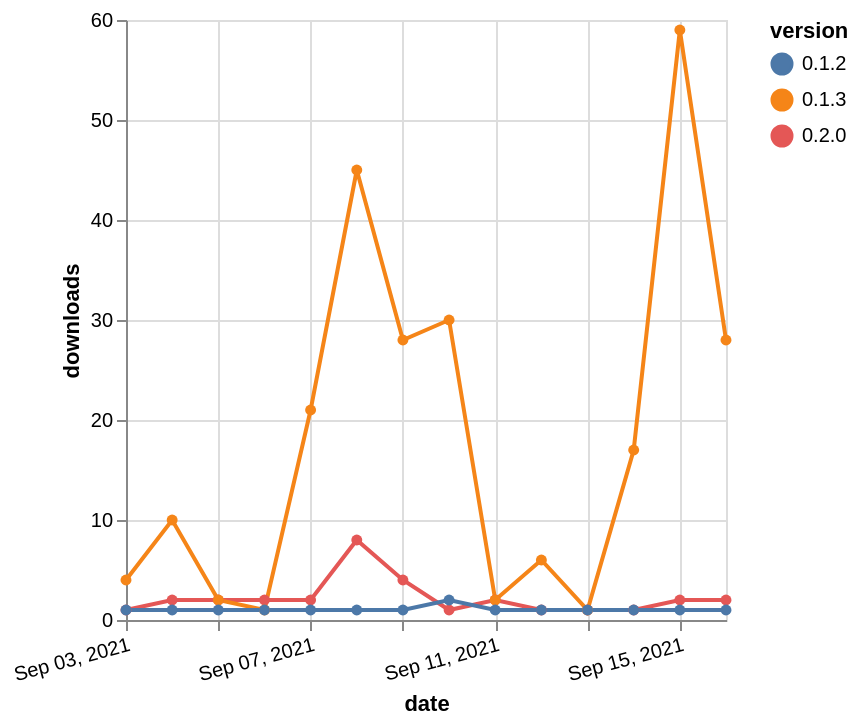

Here is the Vega-Lite specification saved for this chart:
### Vega-Lite specification from a JSON file in a GitHub repository (floating-point values rounded to 4 significant figures)
{"$schema": "https://vega.github.io/schema/vega-lite/v5.json", "description": "A simple bar chart with embedded data.", "data": {"values": [{"date": "2021-09-03", "total": 219, "delta": 1, "version": "0.2.0"}, {"date": "2021-09-04", "total": 221, "delta": 2, "version": "0.2.0"}, {"date": "2021-09-05", "total": 223, "delta": 2, "version": "0.2.0"}, {"date": "2021-09-06", "total": 225, "delta": 2, "version": "0.2.0"}, {"date": "2021-09-07", "total": 227, "delta": 2, "version": "0.2.0"}, {"date": "2021-09-08", "total": 235, "delta": 8, "version": "0.2.0"}, {"date": "2021-09-09", "total": 239, "delta": 4, "version": "0.2.0"}, {"date": "2021-09-10", "total": 240, "delta": 1, "version": "0.2.0"}, {"date": "2021-09-11", "total": 242, "delta": 2, "version": "0.2.0"}, {"date": "2021-09-12", "total": 243, "delta": 1, "version": "0.2.0"}, {"date": "2021-09-13", "total": 244, "delta": 1, "version": "0.2.0"}, {"date": "2021-09-14", "total": 245, "delta": 1, "version": "0.2.0"}, {"date": "2021-09-15", "total": 247, "delta": 2, "version": "0.2.0"}, {"date": "2021-09-16", "total": 249, "delta": 2, "version": "0.2.0"}, {"date": "2021-09-03", "total": 2994, "delta": 4, "version": "0.1.3"}, {"date": "2021-09-04", "total": 3004, "delta": 10, "version": "0.1.3"}, {"date": "2021-09-05", "total": 3006, "delta": 2, "version": "0.1.3"}, {"date": "2021-09-06", "total": 3007, "delta": 1, "version": "0.1.3"}, {"date": "2021-09-07", "total": 3028, "delta": 21, "version": "0.1.3"}, {"date": "2021-09-08", "total": 3073, "delta": 45, "version": "0.1.3"}, {"date": "2021-09-09", "total": 3101, "delta": 28, "version": "0.1.3"}, {"date": "2021-09-10", "total": 3131, "delta": 30, "version": "0.1.3"}, {"date": "2021-09-11", "total": 3133, "delta": 2, "version": "0.1.3"}, {"date": "2021-09-12", "total": 3139, "delta": 6, "version": "0.1.3"}, {"date": "2021-09-13", "total": 3140, "delta": 1, "version": "0.1.3"}, {"date": "2021-09-14", "total": 3157, "delta": 17, "version": "0.1.3"}, {"date": "2021-09-15", "total": 3216, "delta": 59, "version": "0.1.3"}, {"date": "2021-09-16", "total": 3244, "delta": 28, "version": "0.1.3"}, {"date": "2021-09-03", "total": 129, "delta": 1, "version": "0.1.2"}, {"date": "2021-09-04", "total": 130, "delta": 1, "version": "0.1.2"}, {"date": "2021-09-05", "total": 131, "delta": 1, "version": "0.1.2"}, {"date": "2021-09-06", "total": 132, "delta": 1, "version": "0.1.2"}, {"date": "2021-09-07", "total": 133, "delta": 1, "version": "0.1.2"}, {"date": "2021-09-08", "total": 134, "delta": 1, "version": "0.1.2"}, {"date": "2021-09-09", "total": 135, "delta": 1, "version": "0.1.2"}, {"date": "2021-09-10", "total": 137, "delta": 2, "version": "0.1.2"}, {"date": "2021-09-11", "total": 138, "delta": 1, "version": "0.1.2"}, {"date": "2021-09-12", "total": 139, "delta": 1, "version": "0.1.2"}, {"date": "2021-09-13", "total": 140, "delta": 1, "version": "0.1.2"}, {"date": "2021-09-14", "total": 141, "delta": 1, "version": "0.1.2"}, {"date": "2021-09-15", "total": 142, "delta": 1, "version": "0.1.2"}, {"date": "2021-09-16", "total": 143, "delta": 1, "version": "0.1.2"}]}, "width": "container", "mark": {"type": "line", "point": {"filled": true}}, "encoding": {"x": {"field": "date", "type": "temporal", "timeUnit": "yearmonthdate", "title": "date", "axis": {"labelAngle": -15}}, "y": {"field": "delta", "type": "quantitative", "title": "downloads"}, "color": {"field": "version", "type": "nominal"}, "tooltip": {"field": "delta"}}}
